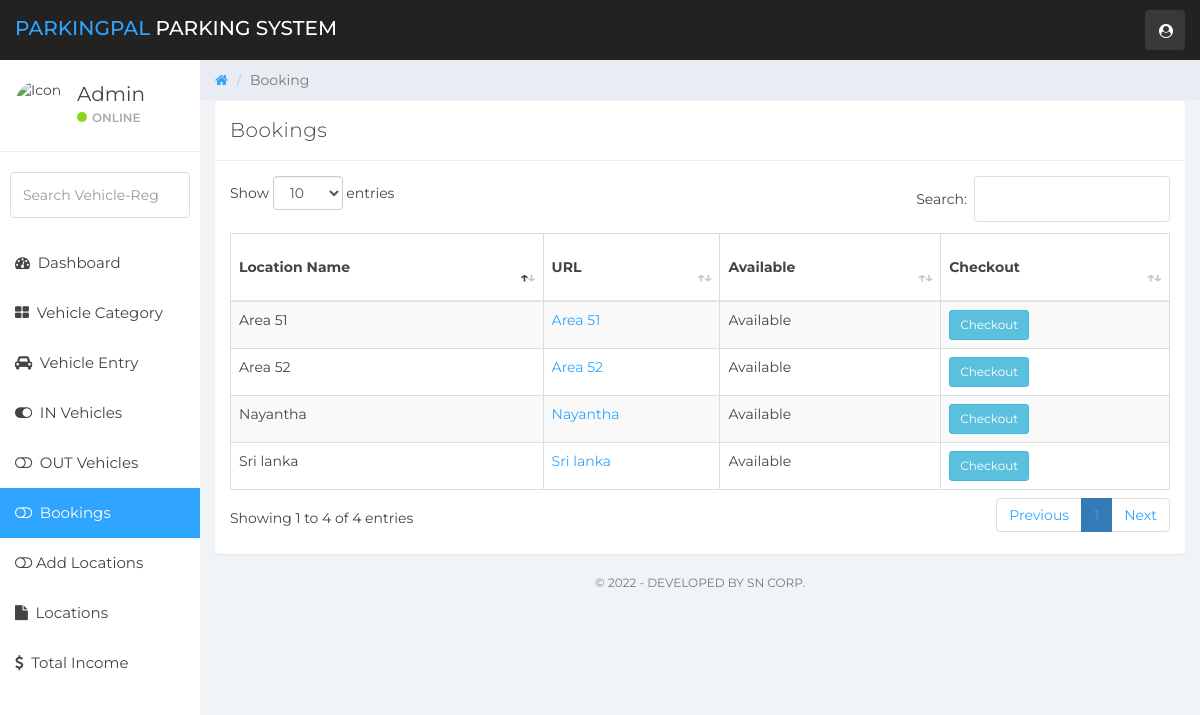
The page /Admin/booking.php (signed in) on the database its author committed.
### tables this page shows
CREATE TABLE `locations` (
  `id` int(11) NOT NULL,
  `name` text NOT NULL,
  `url` varchar(225) NOT NULL,
  `available` int(1) NOT NULL,
  `slot_user` int(11) NOT NULL
);

### Admin/booking.php (the view, shortened to what this page needs)
<?php
    include('includes/dbconn.php');
?>
<!DOCTYPE html>
<html>
<head>
	<link href="css/bootstrap.min.css" rel="stylesheet">
	<link href="css/font-awesome.min.css" rel="stylesheet">
    <link href="css/datatable.css" rel="stylesheet">
	<link href="css/datepicker3.css" rel="stylesheet">
	<link href="css/styles.css" rel="stylesheet">
</head>
<body>
        <?php include 'includes/navigation.php' ?>
		<?php
		include 'includes/sidebar.php'
		?>
	<div class="col-sm-9 col-sm-offset-3 col-lg-10 col-lg-offset-2 main">
		<div class="row">
			<ol class="breadcrumb">
				<li><a href="dashboard.php">
					<em class="fa fa-home"></em>
				</a></li>
				<li class="active">Booking</li>
			</ol>
		</div>
		<div class="row">
			<div class="col-lg-12">
			</div>
		</div>
		<div class="row">
				<div class="col-lg-12">
					<div class="panel panel-default">
						<div class="panel-heading">Bookings</div>
						<div class="panel-body">
                        <table id="example" class="table table-striped table-hover table-bordered" style="width:100%">
        <thead>
            <tr>
                <th>Location Name</th>
				<th>URL</th>
				<th>Available</th>
				<th>Checkout</th>
            </tr>
        </thead>
        <tbody>
            <?php
$query = "SELECT * FROM `locations` WHERE `available` = 0";
$result = mysqli_query($con,$query);
if (mysqli_num_rows($result)>0) {
	while($row = $result->fetch_assoc()) {
			$name = $row['name'];
			$id = $row['id'];
			$url = $row['url'];
			$available = ($available_b = 1) ? "Available" : "Not available" ;
			$target ="#myModal".$id;
			$modal ='<button type="button" class="btn btn-info btn-sm" data-toggle="modal" data-target="'.$target.'">Checkout</button>';
   			$tr ="<tr>
				<td>{$name}</td>
				<td><a href={$url}>{$name}</a></td>
				<td>{$available}</td>
				<td>{$modal}</td>
			</tr>";
			echo $tr;
  }
}
?>
        </tbody>
    </table>
						</div>
					</div>
				</div>
</div>
        <?php include 'includes/footer.php'?>
	</div>
</body>
</html>

### Admin/css/datatable.css (style rules this page uses)
table.dataTable { clear: both; margin-top: 6px !important; margin-bottom: 6px !important; max-width: none !important; border-collapse: separate !important; border-spacing: 0; }
table.dataTable td, table.dataTable th { -webkit-box-sizing: content-box; box-sizing: content-box; }
table.dataTable > thead > tr > th:not(.sorting_disabled), table.dataTable > thead > tr > td:not(.sorting_disabled) { padding-right: 30px; }
table.dataTable > thead .sorting, table.dataTable > thead .sorting_asc, table.dataTable > thead .sorting_desc, table.dataTable > thead .sorting_asc_disabled, table.dataTable > thead .sorting_desc_disabled { cursor: pointer; position: relative; }
table.dataTable > thead .sorting:before, table.dataTable > thead .sorting:after, table.dataTable > thead .sorting_asc:before, table.dataTable > thead .sorting_asc:after, table.dataTable > thead .sorting_desc:before, table.dataTable > thead .sorting_desc:after, table.dataTable > thead .sorting_asc_disabled:before, table.dataTable > thead .sorting_asc_disabled:after, table.dataTable > thead .sorting_desc_disabled:before, table.dataTable > thead .sorting_desc_disabled:after { position: absolute; bottom: 0.9em; display: block; opacity: 0.3; }
table.dataTable > thead .sorting:before, table.dataTable > thead .sorting_asc:before, table.dataTable > thead .sorting_desc:before, table.dataTable > thead .sorting_asc_disabled:before, table.dataTable > thead .sorting_desc_disabled:before { right: 1em; content: "↑"; }
table.dataTable > thead .sorting:after, table.dataTable > thead .sorting_asc:after, table.dataTable > thead .sorting_desc:after, table.dataTable > thead .sorting_asc_disabled:after, table.dataTable > thead .sorting_desc_disabled:after { right: 0.5em; content: "↓"; }
table.dataTable > thead .sorting_asc:before, table.dataTable > thead .sorting_desc:after { opacity: 1; }
table.table-bordered.dataTable { border-right-width: 0; }
table.table-bordered.dataTable th, table.table-bordered.dataTable td { border-left-width: 0; }
table.table-bordered.dataTable th:last-child, table.table-bordered.dataTable th:last-child, table.table-bordered.dataTable td:last-child, table.table-bordered.dataTable td:last-child { border-right-width: 1px; }
table.table-bordered.dataTable tbody th, table.table-bordered.dataTable tbody td { border-bottom-width: 0; }

### Admin/css/styles.css (style rules this page uses)
body { background: #f1f4f7; padding-top: 60px; font-size: 14px; color: #444444; font-family: "Montserrat", "Helvetica Neue", Helvetica, Arial, sans-serif; }
a, a:hover, a:focus { color: #30a5ff; }
.panel { border: 0; }
.panel-heading { font-size: 20px; font-weight: 300; letter-spacing: 0.025em; height: 60px; line-height: 38px; }
.panel-default .panel-heading { background: #fff; border-bottom: 1px solid #e9ecf2; color: #444444; }
.breadcrumb { border-radius: 0; padding: 10px 15px 10px 15px; background: #e9ecf2; margin: 0; }
.table { background: #fff; }
.table > thead > tr > th { border-bottom: 1px solid #e6e7e8; vertical-align: middle; height: 50px; }

### rows shown on the page
locations: name "Area 51", available "Available"
locations: name "Area 52", available "Available"
locations: name "Sri lanka", available "Available"
locations: name "Nayantha", available "Available"
